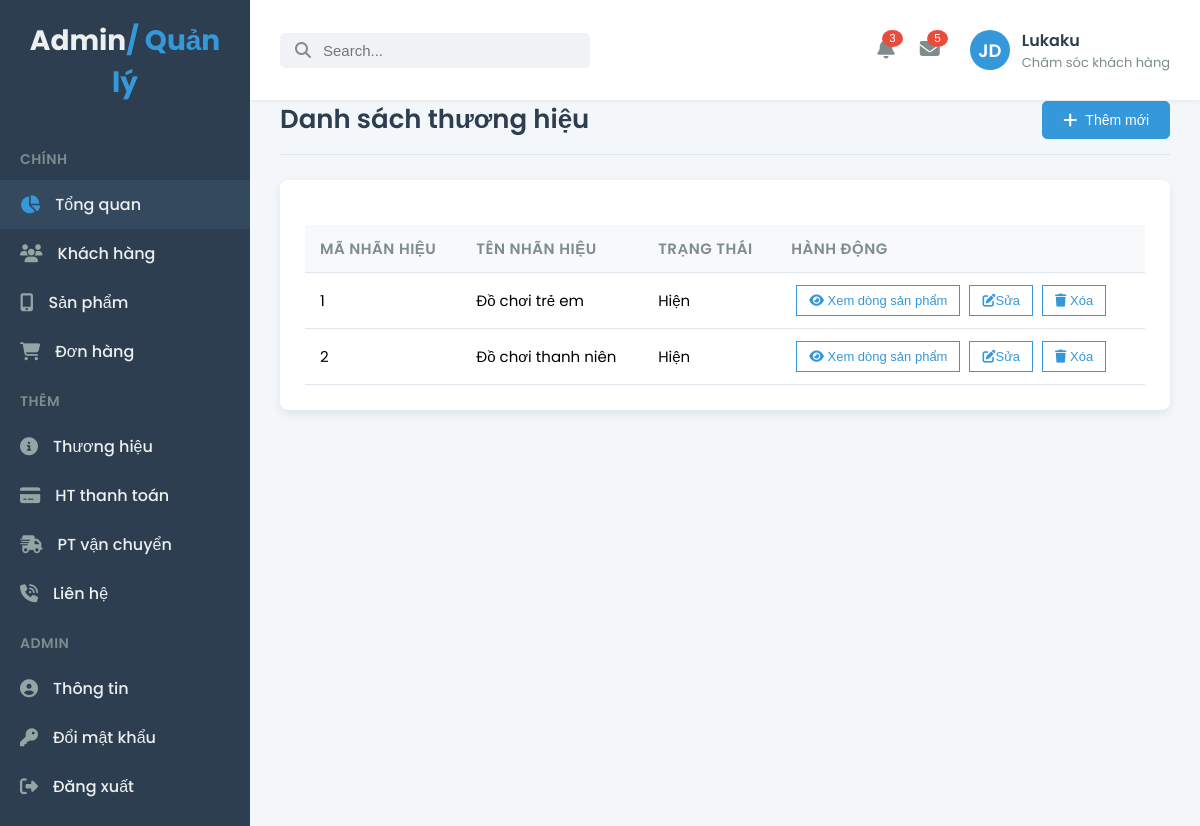
Screenshot of /admin/brand.php (signed in) with the database file from the repository.
### tables this page shows
CREATE TABLE `nhan_hieu` (
  `id_nhan` int(11) NOT NULL,
  `ten_nhanhieu` varchar(50) NOT NULL,
  `logo` varchar(255) DEFAULT NULL,
  `trangthai` tinyint(4) NOT NULL DEFAULT 0 COMMENT '0: hiện, 1: ẩn'
);

### admin/brand.php (the view, shortened to what this page needs)
<?php
    include_once "sidebar.php";
    require_once "connect.php";
    $sql = "SELECT * FROM nhan_hieu";
    $query = mysqli_query($conn, $sql);
?>
<div class="main-content">
  <div class="page-title">
    <div class="title">Danh sách thương hiệu</div>
    <div class="action-buttons">
      <button class="btn btn-primary">
      <a href="brand-add.php"><i class="fas fa-plus"></i>
      Thêm mới </a>
      </button>
    </div>
  </div>
  <div class="table-card">
    <table class="data-table">
      <thead>
        <tr>
          <th>Mã nhãn hiệu</th>
          <th>Tên nhãn hiệu</th>
          <th>Trạng thái</th>
          <th>Hành động</th>
        </tr>
      </thead>
      <tbody>
          <?php foreach($query as $nhan): ?>
            <tr>
              <td><?php echo $nhan["id_nhan"]  ?></td>
              <td><?php echo $nhan["ten_nhanhieu"] ?></td>
              <td><?php echo $nhan["trangthai"] == 0 ? "Hiện" : "Ẩn" ?></td>
              <td>
                  <a href="brand-detail.php?brandid=<?php echo $nhan["id_nhan"]?>&brandname=<?php echo $nhan["ten_nhanhieu"] ?>"><button class="btn btn-outline btn-sm">
                      <i class="fas fa-eye"></i> Xem dòng sản phẩm
                  </button></a>
                  <a href=""><button class="btn btn-outline btn-sm">
                      <i class="fa-solid fa-pen-to-square"></i>Sửa
                  </button></a>
                  <a href="" onclick="return confirm('Bạn có chắc chắn xóa dữ liệu này không?')"><button class="btn btn-outline btn-sm">
                      <i class="fa-solid fa-trash"></i> Xóa
                  </button></a>
              </td>
            </tr>
          <?php endforeach; ?>
      </tbody>
    </table>
  </div>
</div>
<?php include_once "footer.php" ?>

### css/style.css (style rules this page uses)
body { font-family: 'Poppins', sans-serif; margin: 0; background-color: #f4f7fa; display: flex; min-height: 100vh; }
.main-content { flex-grow: 1; padding: 30px; background-color: #f4f7fa; overflow-y: auto; }
.page-title { display: flex; justify-content: space-between; align-items: center; margin-bottom: 25px; padding-bottom: 15px; border-bottom: 1px solid #e0e6ed; }
.page-title .title { font-size: 26px; font-weight: 600; color: #2c3e50; }
.action-buttons .btn { padding: 10px 20px; border-radius: 5px; font-size: 14px; font-weight: 500; cursor: pointer; transition: all 0.3s ease; text-decoration: none; display: inline-flex; align-items: center; justify-content: center; color: #ffffff; }
.action-buttons .btn a { color: #ffffff; text-decoration: none; display: flex; align-items: center; }
.action-buttons .btn i { margin-right: 8px; font-size: 16px; }
.btn-primary { background-color: #3498db; border: 1px solid #3498db; color: #ffffff; }
.btn-outline { background-color: transparent; border: 1px solid #7f8c8d; color: #7f8c8d; margin-left: 10px; }
.table-card { background-color: #ffffff; border-radius: 8px; box-shadow: 0 4px 10px rgba(0, 0, 0, 0.08); padding: 25px; margin-bottom: 30px; }
.data-table { width: 100%; border-collapse: collapse; font-size: 15px; text-align: left; }
.data-table th, .data-table td { padding: 12px 15px; border-bottom: 1px solid #e0e6ed; }
.data-table th { background-color: #f8f9fa; color: #7f8c8d; font-weight: 600; text-transform: uppercase; letter-spacing: 0.5px; }
.btn-sm { padding: 7px 12px; font-size: 13px; margin-left: 5px; }
.btn-outline.btn-sm { color: #3498db; border-color: #3498db; background-color: transparent; }
.main-content { flex-grow: 1; padding: 30px; background-color: #f4f7fa; overflow-y: auto; margin-top: 70px; }

### rows the page displays
nhan_hieu: id_nhan "1", ten_nhanhieu "Đồ chơi trẻ em", trangthai "Hiện"
nhan_hieu: id_nhan "2", ten_nhanhieu "Đồ chơi thanh niên", trangthai "Hiện"

### other values shown
$name "Lukaku"
